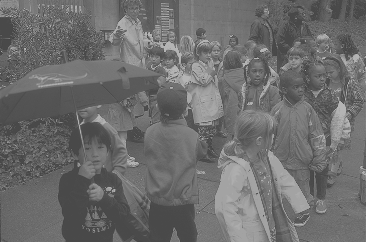
#> input picture lab4/gray_kids.PNG, 366 x 242 px
$ python histogram.py ../gray_kids.PNG
#> lines starting #> are read from the running program, lines starting #| are printed output that depends on the picture
import numpy as np
import matplotlib.pyplot as plt
from matplotlib import colormaps
import matplotlib
from PIL import Image
import sys


if __name__== '__main__':
    image=sys.argv[1]
    im = Image.open(image)
#> im is the input picture: PIL image 366x242 L; min 70, max 180, mean 108.6

    # Display image object by PIL.
    im.show(title='image')
    print("image")
    x = np.array(im)
    print("after x")

    # [6 lines of commented-out code are left out]
    plt.hist(x.flatten(), bins=np.linspace(0, 255, 256))
    plt.title("Gray Scale race.tif Histogram")
    plt.show()
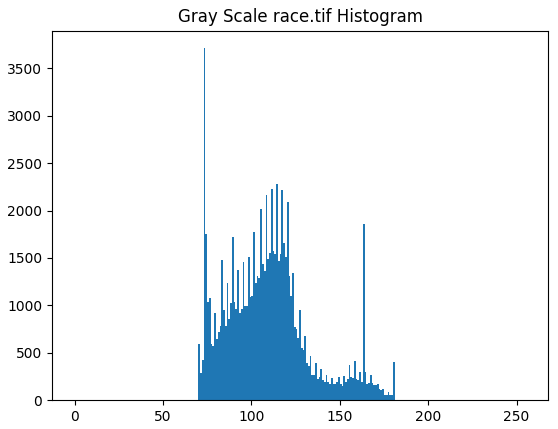
#> figure drawn by matplotlib, 1 panel; tallest bar 3712 high, from x = 73 to 74
    # # fname=f"race_hist.png"
    # # plt.savefig(fname)
